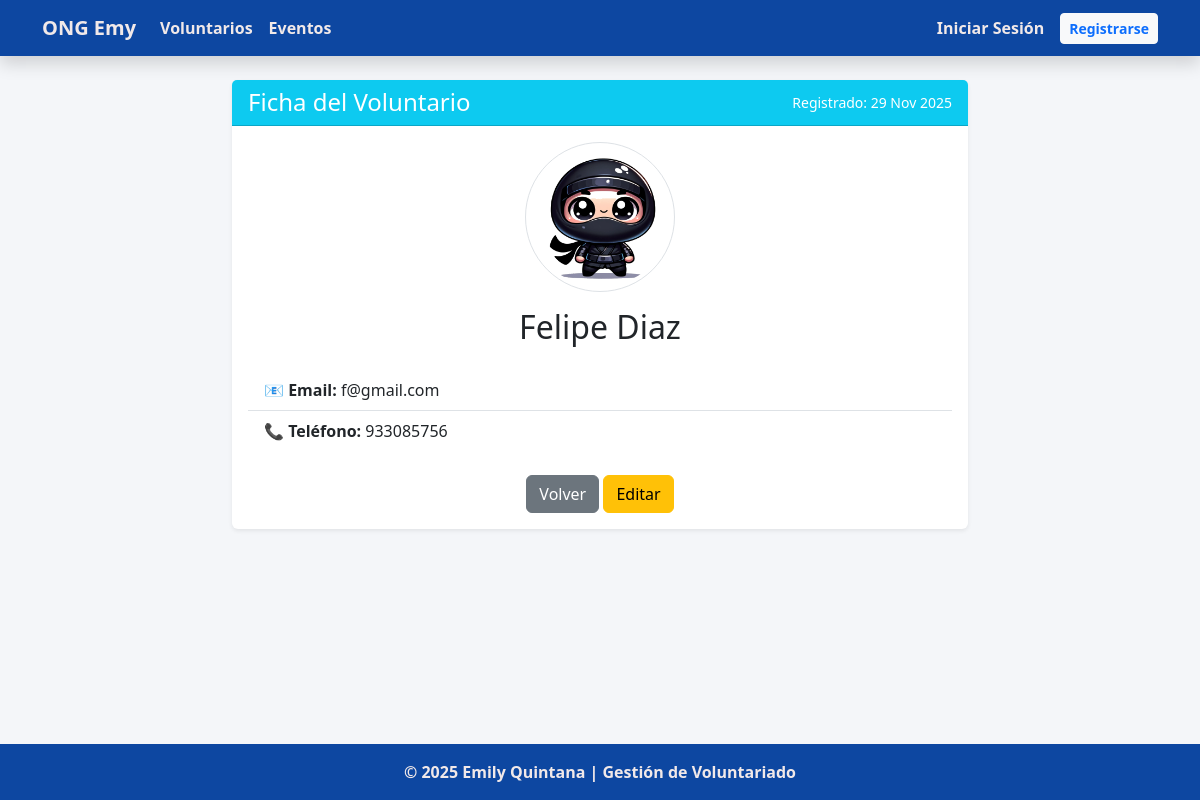
The app's page /voluntarios/2/ with its own data.
### voluntariado/models.py (models this page shows, shortened)
class Voluntario(models.Model):
    nombre = models.CharField(max_length=255)
    email = models.EmailField(unique=True, verbose_name="Correo Electrónico")
    telefono = models.CharField(max_length=15, blank=True, null=True, verbose_name="Teléfono")
    foto = models.ImageField(upload_to='perfiles_voluntarios/', blank=True, null=True, verbose_name="Foto de Perfil")
    fecha_registro = models.DateTimeField(auto_now_add=True)
    class Meta:
        ordering = ['-id']
        verbose_name = "Voluntario"
        verbose_name_plural = "Voluntarios"

### voluntariado/views.py (the view)
# urls.py: path('voluntarios/<int:pk>/', views.detalle_voluntario, name='detalle_voluntario'),
def detalle_voluntario(request, pk):
    voluntario = get_object_or_404(Voluntario, pk=pk)
    return render(request, 'detalle_voluntario.html', {'voluntario': voluntario})

### voluntariado/templates/detalle_voluntario.html
{% extends 'base.html' %}
{% block content %}
<div class="row justify-content-center">
    <div class="col-md-8">
        <div class="card shadow-sm">
            <div class="card-header bg-info text-white d-flex justify-content-between align-items-center">
                <h4 class="mb-0">Ficha del Voluntario</h4>
                <small>Registrado: {{ voluntario.fecha_registro|date:"d M Y" }}</small>
            </div>
            <div class="card-body">
                <div class="text-center mb-4">
                    {% if voluntario.foto %}
                        <img src="{{ voluntario.foto.url }}"
                             alt="Foto de {{ voluntario.nombre }}"
                             class="rounded-circle img-thumbnail mb-3"
                             style="width: 150px; height: 150px; object-fit: cover;">
                    {% else %}
                        <div class="display-1 text-secondary mb-3">
                            <span style="font-size: 100px;">👤</span>
                        </div>
                    {% endif %}
                    <h2 class="card-title">{{ voluntario.nombre }}</h2>
                </div>
                <ul class="list-group list-group-flush mb-4">
                    <li class="list-group-item">
                        <strong>📧 Email:</strong> {{ voluntario.email }}
                    </li>
                    <li class="list-group-item">
                        <strong>📞 Teléfono:</strong> {{ voluntario.telefono|default:"No registrado" }}
                    </li>
                </ul>
                <div class="d-grid gap-2 d-md-block text-center">
                    <a href="{% url 'lista_voluntarios' %}" class="btn btn-secondary">Volver</a>
                    <a href="{% url 'editar_voluntario' pk=voluntario.pk %}" class="btn btn-warning">Editar</a>
                </div>
            </div>
        </div>
    </div>
</div>
{% endblock %}

### static/css/style.css (style rules this page uses)
:root { --color-azul-pro: #0d47a1; --color-gris-fondo: #f4f6f9; --color-magenta: #d63384; --color-magenta-dark: #a82365; }
body { background-color: var(--color-gris-fondo); font-family: 'Segoe UI', Tahoma, Geneva, Verdana, sans-serif; }
a { color: var(--color-magenta); text-decoration: none; }
.card { border: none; box-shadow: 0 4px 6px rgba(0,0,0,0.1); }

### records on screen
Voluntario: fecha_registro "29 Nov 2025", foto (picture), nombre "Felipe Diaz", email "f@gmail.com", telefono "933085756"
